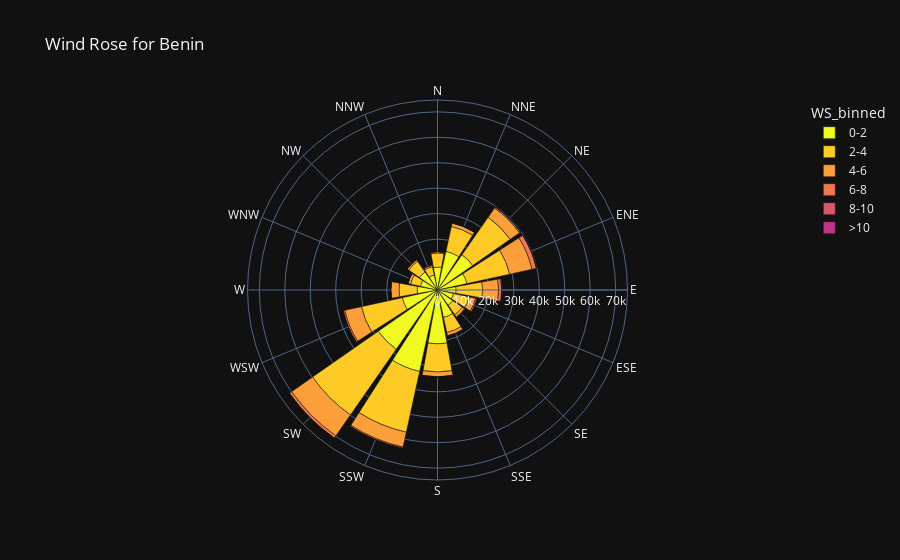

The notebook cell saved with this chart:
### Code cell
import plotly.express as px

# We need to bin the Wind Direction (WD) into categories (N, NE, E, etc.)
# and also bin the Wind Speed (WS)
df_benin_clean['WD_binned'] = pd.cut(
    df_benin_clean['WD'],
    bins=16, # 16 bins for 16 directions
    labels=['N', 'NNE', 'NE', 'ENE', 'E', 'ESE', 'SE', 'SSE',
            'S', 'SSW', 'SW', 'WSW', 'W', 'WNW', 'NW', 'NNW']
)

# Bin Wind Speed
df_benin_clean['WS_binned'] = pd.cut(
    df_benin_clean['WS'],
    bins=[0, 2, 4, 6, 8, 10, 100], # Bins for wind speed m/s
    labels=['0-2', '2-4', '4-6', '6-8', '8-10', '>10']
)

# Create the Wind Rose chart
# We need to count the occurrences of each combination
wind_rose_data = df_benin_clean.groupby(['WD_binned', 'WS_binned']).size().reset_index(name='count')

fig = px.bar_polar(
    wind_rose_data,
    r="count",
    theta="WD_binned",
    color="WS_binned",
    title="Wind Rose for Benin",
    template="plotly_dark",
    color_discrete_sequence=px.colors.sequential.Plasma_r
)

# Display the plot
fig.show()

### Figure 1 — Plotly figure (JSON) as saved in the notebook; plotly's stock layout.template omitted (floating-point values rounded to 4 significant figures)
{"data": [{"hovertemplate": "WS_binned=0-2<br>count=%{r}<br>WD_binned=%{theta}<extra></extra>", "legendgroup": "0-2", "marker": {"color": "#f0f921", "pattern": {"shape": ""}}, "name": "0-2", "r": [8978, 15547, 16834, 11830, 7333, 6459, 7331, 11038, 21155, 32778, 28372, 14153, 7982, 6889, 8625, 5996], "showlegend": true, "subplot": "polar", "theta": ["N", "NNE", "NE", "ENE", "E", "ESE", "SE", "SSE", "S", "SSW", "SW", "WSW", "W", "WNW", "NW", "NNW"], "type": "barpolar"}, {"hovertemplate": "WS_binned=2-4<br>count=%{r}<br>WD_binned=%{theta}<extra></extra>", "legendgroup": "2-4", "marker": {"color": "#fdca26", "pattern": {"shape": ""}}, "name": "2-4", "r": [5564, 10016, 17967, 17185, 10390, 6284, 4531, 6074, 11053, 24429, 31469, 16455, 7140, 3941, 5131, 3372], "showlegend": true, "subplot": "polar", "theta": ["N", "NNE", "NE", "ENE", "E", "ESE", "SE", "SSE", "S", "SSW", "SW", "WSW", "W", "WNW", "NW", "NNW"], "type": "barpolar"}, {"hovertemplate": "WS_binned=4-6<br>count=%{r}<br>WD_binned=%{theta}<extra></extra>", "legendgroup": "4-6", "marker": {"color": "#fb9f3a", "pattern": {"shape": ""}}, "name": "4-6", "r": [547, 1375, 4442, 8983, 6307, 2564, 1062, 1254, 1893, 5973, 10016, 6674, 3162, 1041, 735, 568], "showlegend": true, "subplot": "polar", "theta": ["N", "NNE", "NE", "ENE", "E", "ESE", "SE", "SSE", "S", "SSW", "SW", "WSW", "W", "WNW", "NW", "NNW"], "type": "barpolar"}, {"hovertemplate": "WS_binned=6-8<br>count=%{r}<br>WD_binned=%{theta}<extra></extra>", "legendgroup": "6-8", "marker": {"color": "#ed7953", "pattern": {"shape": ""}}, "name": "6-8", "r": [37, 82, 509, 1763, 1202, 517, 267, 238, 144, 454, 1037, 606, 213, 83, 48, 27], "showlegend": true, "subplot": "polar", "theta": ["N", "NNE", "NE", "ENE", "E", "ESE", "SE", "SSE", "S", "SSW", "SW", "WSW", "W", "WNW", "NW", "NNW"], "type": "barpolar"}, {"hovertemplate": "WS_binned=8-10<br>count=%{r}<br>WD_binned=%{theta}<extra></extra>", "legendgroup": "8-10", "marker": {"color": "#d8576b", "pattern": {"shape": ""}}, "name": "8-10", "r": [9, 26, 63, 134, 162, 209, 81, 66, 10, 13, 25, 6, 12, 4, 3, 0], "showlegend": true, "subplot": "polar", "theta": ["N", "NNE", "NE", "ENE", "E", "ESE", "SE", "SSE", "S", "SSW", "SW", "WSW", "W", "WNW", "NW", "NNW"], "type": "barpolar"}, {"hovertemplate": "WS_binned=>10<br>count=%{r}<br>WD_binned=%{theta}<extra></extra>", "legendgroup": ">10", "marker": {"color": "#bd3786", "pattern": {"shape": ""}}, "name": ">10", "r": [8, 20, 51, 89, 118, 82, 37, 51, 3, 0, 0, 0, 4, 1, 2, 0], "showlegend": true, "subplot": "polar", "theta": ["N", "NNE", "NE", "ENE", "E", "ESE", "SE", "SSE", "S", "SSW", "SW", "WSW", "W", "WNW", "NW", "NNW"], "type": "barpolar"}], "layout": {"polar": {"domain": {"x": [0.0, 1.0], "y": [0.0, 1.0]}, "angularaxis": {"direction": "clockwise", "rotation": 90}}, "legend": {"title": {"text": "WS_binned"}, "tracegroupgap": 0}, "title": {"text": "Wind Rose for Benin"}, "barmode": "relative"}}
